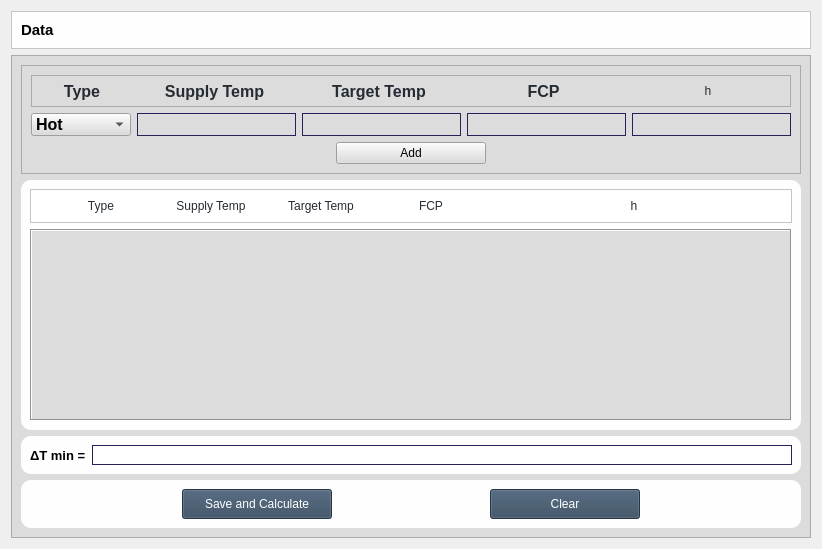
            <widget class="QWidget" name="controlOption">
             <property name="styleSheet">
              <string notr="true">
QLineEdit{border:1px solid  rgb(43, 31, 91);}

</string>
             </property>
             <layout class="QGridLayout" name="gridLayout_4">
              <item row="1" column="0">
               <widget class="QFrame" name="frame_13">
                <property name="sizePolicy">
                 <sizepolicy hsizetype="Preferred" vsizetype="Expanding">
                  <horstretch>0</horstretch>
                  <verstretch>0</verstretch>
                 </sizepolicy>
                </property>
                <property name="styleSheet">
                 <string notr="true">background-color: rgb(220, 220, 220);</string>
                </property>
                <property name="frameShape">
                 <enum>QFrame::StyledPanel</enum>
                </property>
                <property name="frameShadow">
                 <enum>QFrame::Raised</enum>
                </property>
                <layout class="QVBoxLayout" name="verticalLayout_4">
                 <property name="topMargin">
                  <number>9</number>
                 </property>
                 <item>
                  <widget class="QFrame" name="frame_10">
                   <property name="sizePolicy">
                    <sizepolicy hsizetype="Preferred" vsizetype="Preferred">
                     <horstretch>0</horstretch>
                     <verstretch>0</verstretch>
                    </sizepolicy>
                   </property>
                   <property name="styleSheet">
                    <string notr="true">
QPushButton{
	

	background-color: #34495E;
	color: #fff;
}
QPushButton:hover{
	background-color: rgb(1, 13, 44  );
}
QPushButton:pressed {	
	background-color:rgb(14, 76, 147)
}

border-color: rgb(20, 0, 127);
background-color: rgb(255, 255, 255);
</string>
                   </property>
                   <property name="frameShape">
                    <enum>QFrame::StyledPanel</enum>
                   </property>
                   <property name="frameShadow">
                    <enum>QFrame::Raised</enum>
                   </property>
                   <layout class="QVBoxLayout" name="verticalLayout_3">
                    <item>
                     <widget class="QFrame" name="frame_5">
                      <property name="styleSheet">
                       <string notr="true">font: 700 12pt &quot;Arial&quot;;
color: #252C33;</string>
                      </property>
                      <property name="frameShape">
                       <enum>QFrame::StyledPanel</enum>
                      </property>
                      <property name="frameShadow">
                       <enum>QFrame::Raised</enum>
                      </property>
                      <layout class="QHBoxLayout" name="horizontalLayout_17">
                       <property name="spacing">
                        <number>0</number>
                       </property>
                       <property name="leftMargin">
                        <number>0</number>
                       </property>
                       <property name="topMargin">
                        <number>0</number>
                       </property>
                       <property name="rightMargin">
                        <number>0</number>
                       </property>
                       <property name="bottomMargin">
                        <number>0</number>
                       </property>
                       <item>
                        <widget class="QLabel" name="label_10">
                         <property name="minimumSize">
                          <size>
                           <width>100</width>
                           <height>30</height>
                          </size>
                         </property>
                         <property name="maximumSize">
                          <size>
                           <width>100</width>
                           <height>30</height>
                          </size>
                         </property>
                         <property name="font">
                          <font>
                           <family>Arial</family>
                           <pointsize>12</pointsize>
                           <italic>false</italic>
                           <bold>true</bold>
                          </font>
                         </property>
                         <property name="styleSheet">
                          <string notr="true"/>
                         </property>
                         <property name="text">
                          <string>Type</string>
                         </property>
                         <property name="alignment">
                          <set>Qt::AlignCenter</set>
                         </property>
                        </widget>
                       </item>
                       <item>
                        <widget class="QLabel" name="label_31">
                         <property name="minimumSize">
                          <size>
                           <width>145</width>
                           <height>30</height>
                          </size>
                         </property>
                         <property name="maximumSize">
                          <size>
                           <width>16777215</width>
                           <height>30</height>
                          </size>
                         </property>
                         <property name="font">
                          <font>
                           <family>Arial</family>
                           <pointsize>12</pointsize>
                           <italic>false</italic>
                           <bold>true</bold>
                          </font>
                         </property>
                         <property name="styleSheet">
                          <string notr="true"/>
                         </property>
                         <property name="text">
                          <string>Supply Temp</string>
                         </property>
                         <property name="alignment">
                          <set>Qt::AlignCenter</set>
                         </property>
                        </widget>
                       </item>
                       <item>
                        <widget class="QLabel" name="label_32">
                         <property name="minimumSize">
                          <size>
                           <width>145</width>
                           <height>30</height>
                          </size>
                         </property>
                         <property name="maximumSize">
                          <size>
                           <width>16777215</width>
                           <height>30</height>
                          </size>
                         </property>
                         <property name="font">
                          <font>
                           <family>Arial</family>
                           <pointsize>12</pointsize>
                           <italic>false</italic>
                           <bold>true</bold>
                          </font>
                         </property>
                         <property name="styleSheet">
                          <string notr="true"/>
                         </property>
                         <property name="text">
                          <string>Target Temp</string>
                         </property>
                         <property name="alignment">
                          <set>Qt::AlignCenter</set>
                         </property>
                        </widget>
                       </item>
                       <item>
                        <widget class="QLabel" name="label_34">
                         <property name="minimumSize">
                          <size>
                           <width>145</width>
                           <height>30</height>
                          </size>
                         </property>
                         <property name="maximumSize">
                          <size>
                           <width>16777215</width>
                           <height>30</height>
                          </size>
                         </property>
                         <property name="font">
                          <font>
                           <family>Arial</family>
                           <pointsize>12</pointsize>
                           <italic>false</italic>
                           <bold>true</bold>
                          </font>
                         </property>
                         <property name="styleSheet">
                          <string notr="true"/>
                         </property>
                         <property name="text">
                          <string>FCP</string>
                         </property>
                         <property name="alignment">
                          <set>Qt::AlignCenter</set>
                         </property>
                        </widget>
                       </item>
                       <item>
                        <widget class="QLabel" name="label_3">
                         <property name="minimumSize">
                          <size>
                           <width>145</width>
                           <height>30</height>
                          </size>
                         </property>
                         <property name="maximumSize">
                          <size>
                           <width>16777215</width>
                           <height>30</height>
                          </size>
                         </property>
                         <property name="text">
                          <string>h</string>
                         </property>
                         <property name="alignment">
                          <set>Qt::AlignCenter</set>
                         </property>
                        </widget>
                       </item>
                      </layout>
                     </widget>
                    </item>
                    <item>
                     <layout class="QHBoxLayout" name="horizontalLayout_14">
                      <item>
                       <widget class="QComboBox" name="comboBox">
                        <property name="minimumSize">
                         <size>
                          <width>100</width>
                          <height>20</height>
                         </size>
                        </property>
                        <property name="maximumSize">
                         <size>
                          <width>100</width>
                          <height>16777215</height>
                         </size>
                        </property>
                        <property name="font">
                         <font>
                          <pointsize>12</pointsize>
                          <bold>true</bold>
                         </font>
                        </property>
                        <item>
                         <property name="text">
                          <string>Hot</string>
                         </property>
                        </item>
                        <item>
                         <property name="text">
                          <string>Cold</string>
                         </property>
                        </item>
                       </widget>
                      </item>
                      <item>
                       <widget class="QLineEdit" name="supplyTempLE">
                        <property name="minimumSize">
                         <size>
                          <width>145</width>
                          <height>20</height>
                         </size>
                        </property>
                        <property name="font">
                         <font>
                          <pointsize>12</pointsize>
                          <bold>true</bold>
                         </font>
                        </property>
                        <property name="layoutDirection">
                         <enum>Qt::LeftToRight</enum>
                        </property>
                        <property name="inputMethodHints">
                         <set>Qt::ImhDigitsOnly|Qt::ImhFormattedNumbersOnly</set>
                        </property>
                        <property name="maxLength">
                         <number>10</number>
                        </property>
                        <property name="alignment">
                         <set>Qt::AlignCenter</set>
                        </property>
                       </widget>
                      </item>
                      <item>
                       <widget class="QLineEdit" name="targetTempLE">
                        <property name="minimumSize">
                         <size>
                          <width>145</width>
                          <height>20</height>
                         </size>
                        </property>
                        <property name="font">
                         <font>
                          <pointsize>12</pointsize>
                          <bold>true</bold>
                         </font>
                        </property>
                        <property name="inputMethodHints">
                         <set>Qt::ImhDigitsOnly|Qt::ImhFormattedNumbersOnly</set>
                        </property>
                        <property name="maxLength">
                         <number>10</number>
                        </property>
                        <property name="alignment">
                         <set>Qt::AlignCenter</set>
                        </property>
                       </widget>
                      </item>
                      <item>
                       <widget class="QLineEdit" name="cpLE">
                        <property name="minimumSize">
                         <size>
                          <width>145</width>
                          <height>20</height>
                         </size>
                        </property>
                        <property name="font">
                         <font>
                          <pointsize>12</pointsize>
                          <bold>true</bold>
                         </font>
                        </property>
                        <property name="inputMethodHints">
                         <set>Qt::ImhDigitsOnly|Qt::ImhFormattedNumbersOnly</set>
                        </property>
                        <property name="maxLength">
                         <number>10</number>
                        </property>
                        <property name="alignment">
                         <set>Qt::AlignCenter</set>
                        </property>
                       </widget>
                      </item>
                      <item>
                       <widget class="QLineEdit" name="hLE">
                        <property name="minimumSize">
                         <size>
                          <width>145</width>
                          <height>20</height>
                         </size>
                        </property>
                        <property name="font">
                         <font>
                          <pointsize>12</pointsize>
                          <bold>true</bold>
                         </font>
                        </property>
                        <property name="alignment">
                         <set>Qt::AlignCenter</set>
                        </property>
                       </widget>
                      </item>
                     </layout>
                    </item>
                    <item>
                     <layout class="QHBoxLayout" name="horizontalLayout_15">
                      <property name="leftMargin">
                       <number>0</number>
                      </property>
                      <property name="topMargin">
                       <number>0</number>
                      </property>
                      <item>
                       <widget class="QPushButton" name="addBtn">
                        <property name="minimumSize">
                         <size>
                          <width>150</width>
                          <height>0</height>
                         </size>
                        </property>
                        <property name="maximumSize">
                         <size>
                          <width>150</width>
                          <height>16777215</height>
                         </size>
                        </property>
                        <property name="text">
                         <string>Add</string>
                        </property>
                       </widget>
                      </item>
                     </layout>
                    </item>
                   </layout>
                  </widget>
                 </item>
                 <item>
                  <widget class="QFrame" name="frame_6">
                   <property name="styleSheet">
                    <string notr="true">#frame_6{
 background-color: #fefeff;
 border-radius: 10px;
} </string>
                   </property>
                   <property name="frameShape">
                    <enum>QFrame::StyledPanel</enum>
                   </property>
                   <property name="frameShadow">
                    <enum>QFrame::Raised</enum>
                   </property>
                   <layout class="QVBoxLayout" name="verticalLayout_8">
                    <item>
                     <widget class="QFrame" name="frame_4">
                      <property name="styleSheet">
                       <string notr="true">font: 700 11pt &quot;Arial&quot;;
background-color: rgb(255, 255, 255);
color: #252C33;

</string>
                      </property>
                      <property name="frameShape">
                       <enum>QFrame::StyledPanel</enum>
                      </property>
                      <property name="frameShadow">
                       <enum>QFrame::Raised</enum>
                      </property>
                      <layout class="QHBoxLayout" name="horizontalLayout_16">
                       <property name="spacing">
                        <number>0</number>
                       </property>
                       <property name="leftMargin">
                        <number>15</number>
                       </property>
                       <item>
                        <widget class="QLabel" name="label_5">
                         <property name="minimumSize">
                          <size>
                           <width>110</width>
                           <height>0</height>
                          </size>
                         </property>
                         <property name="maximumSize">
                          <size>
                           <width>110</width>
                           <height>16777215</height>
                          </size>
                         </property>
                         <property name="text">
                          <string>Type</string>
                         </property>
                         <property name="alignment">
                          <set>Qt::AlignCenter</set>
                         </property>
                        </widget>
                       </item>
                       <item>
                        <widget class="QLabel" name="label_6">
                         <property name="minimumSize">
                          <size>
                           <width>110</width>
                           <height>0</height>
                          </size>
                         </property>
                         <property name="maximumSize">
                          <size>
                           <width>110</width>
                           <height>16777215</height>
                          </size>
                         </property>
                         <property name="text">
                          <string>Supply Temp</string>
                         </property>
                         <property name="alignment">
                          <set>Qt::AlignCenter</set>
                         </property>
                        </widget>
                       </item>
                       <item>
                        <widget class="QLabel" name="label_7">
                         <property name="minimumSize">
                          <size>
                           <width>110</width>
                           <height>0</height>
                          </size>
                         </property>
                         <property name="maximumSize">
                          <size>
                           <width>110</width>
                           <height>16777215</height>
                          </size>
                         </property>
                         <property name="text">
                          <string>Target Temp</string>
                         </property>
                         <property name="alignment">
                          <set>Qt::AlignCenter</set>
                         </property>
                        </widget>
                       </item>
                       <item>
                        <widget class="QLabel" name="label_13">
                         <property name="minimumSize">
                          <size>
                           <width>110</width>
                           <height>0</height>
                          </size>
                         </property>
                         <property name="maximumSize">
                          <size>
                           <width>110</width>
                           <height>16777215</height>
                          </size>
                         </property>
                         <property name="text">
                          <string>FCP</string>
                         </property>
                         <property name="alignment">
                          <set>Qt::AlignCenter</set>
                         </property>
                        </widget>
                       </item>
                       <item>
                        <widget class="QLabel" name="label_8">
                         <property name="minimumSize">
                          <size>
                           <width>110</width>
                           <height>0</height>
                          </size>
                         </property>
                         <property name="text">
                          <string>h</string>
                         </property>
                         <property name="alignment">
                          <set>Qt::AlignCenter</set>
                         </property>
                        </widget>
                       </item>
                      </layout>
                     </widget>
                    </item>
                    <item>
                     <widget class="QTableWidget" name="inputList">
                      <property name="font">
                       <font>
                        <pointsize>12</pointsize>
                        <bold>true</bold>
                       </font>
                      </property>
                      <property name="frameShape">
                       <enum>QFrame::Box</enum>
                      </property>
                      <property name="frameShadow">
                       <enum>QFrame::Sunken</enum>
                      </property>
                      <property name="horizontalScrollBarPolicy">
                       <enum>Qt::ScrollBarAlwaysOff</enum>
                      </property>
                      <property name="editTriggers">
                       <set>QAbstractItemView::NoEditTriggers</set>
                      </property>
                      <property name="tabKeyNavigation">
                       <bool>false</bool>
                      </property>
                      <property name="showDropIndicator" stdset="0">
                       <bool>false</bool>
                      </property>
                      <property name="dragDropOverwriteMode">
                       <bool>false</bool>
                      </property>
                      <property name="selectionMode">
                       <enum>QAbstractItemView::NoSelection</enum>
                      </property>
                      <property name="iconSize">
                       <size>
                        <width>0</width>
                        <height>0</height>
                       </size>
                      </property>
                      <property name="textElideMode">
                       <enum>Qt::ElideMiddle</enum>
                      </property>
                      <property name="gridStyle">
                       <enum>Qt::SolidLine</enum>
                      </property>
                      <property name="rowCount">
                       <number>0</number>
                      </property>
                      <property name="columnCount">
                       <number>5</number>
                      </property>
                      <attribute name="horizontalHeaderVisible">
                       <bool>false</bool>
                      </attribute>
                      <attribute name="horizontalHeaderCascadingSectionResizes">
                       <bool>false</bool>
                      </attribute>
                      <attribute name="horizontalHeaderMinimumSectionSize">
                       <number>110</number>
                      </attribute>
                      <attribute name="horizontalHeaderDefaultSectionSize">
                       <number>110</number>
                      </attribute>
                      <attribute name="horizontalHeaderHighlightSections">
                       <bool>true</bool>
                      </attribute>
                      <attribute name="horizontalHeaderShowSortIndicator" stdset="0">
                       <bool>false</bool>
                      </attribute>
                      <attribute name="horizontalHeaderStretchLastSection">
                       <bool>true</bool>
                      </attribute>
                      <attribute name="verticalHeaderCascadingSectionResizes">
                       <bool>false</bool>
                      </attribute>
                      <attribute name="verticalHeaderMinimumSectionSize">
                       <number>30</number>
                      </attribute>
                      <attribute name="verticalHeaderDefaultSectionSize">
                       <number>30</number>
                      </attribute>
                      <attribute name="verticalHeaderStretchLastSection">
                       <bool>false</bool>
                      </attribute>
                      <column>
                       <property name="text">
                        <string/>
                       </property>
                      </column>
                      <column>
                       <property name="text">
                        <string/>
                       </property>
                      </column>
                      <column/>
                      <column/>
                      <column/>
                     </widget>
                    </item>
                   </layout>
                  </widget>
                 </item>
                 <item>
                  <widget class="QFrame" name="frame_3">
                   <property name="maximumSize">
                    <size>
                     <width>16777215</width>
                     <height>50</height>
                    </size>
                   </property>
                   <property name="styleSheet">
                    <string notr="true">#frame_3{ background-color: #fefeff;
	border-radius: 10px;
} </string>
                   </property>
                   <property name="frameShape">
                    <enum>QFrame::StyledPanel</enum>
                   </property>
                   <property name="frameShadow">
                    <enum>QFrame::Raised</enum>
                   </property>
                   <layout class="QGridLayout" name="gridLayout_5">
                    <item row="0" column="0">
                     <widget class="QLabel" name="label_4">
                      <property name="sizeIncrement">
                       <size>
                        <width>0</width>
                        <height>0</height>
                       </size>
                      </property>
                      <property name="font">
                       <font>
                        <pointsize>10</pointsize>
                        <bold>true</bold>
                       </font>
                      </property>
                      <property name="styleSheet">
                       <string notr="true">background-color: rgb(255, 255, 255);</string>
                      </property>
                      <property name="text">
                       <string>ΔT min =</string>
                      </property>
                     </widget>
                    </item>
                    <item row="0" column="1">
                     <widget class="QLineEdit" name="lineEdit_deltaT">
                      <property name="minimumSize">
                       <size>
                        <width>0</width>
                        <height>20</height>
                       </size>
                      </property>
                      <property name="maximumSize">
                       <size>
                        <width>16777215</width>
                        <height>16777215</height>
                       </size>
                      </property>
                      <property name="font">
                       <font>
                        <pointsize>10</pointsize>
                        <bold>true</bold>
                       </font>
                      </property>
                      <property name="styleSheet">
                       <string notr="true">background-color: rgb(255, 255, 255);</string>
                      </property>
                      <property name="inputMethodHints">
                       <set>Qt::ImhDigitsOnly|Qt::ImhFormattedNumbersOnly</set>
                      </property>
                     </widget>
                    </item>
                   </layout>
                  </widget>
                 </item>
                 <item alignment="Qt::AlignTop">
                  <widget class="QFrame" name="frame_12">
                   <property name="styleSheet">
                    <string notr="true">#frame_12{ background-color: #fefeff;

	border-radius: 10px;
}

QPushButton{
	

	background-color: #34495E;
	color: #fff;
}
QPushButton:hover{
	background-color: rgb(1, 13, 44  );
}
QPushButton:pressed {	
	background-color:rgb(14, 76, 147)
}</string>
                   </property>
                   <property name="frameShape">
                    <enum>QFrame::StyledPanel</enum>
                   </property>
                   <property name="frameShadow">
                    <enum>QFrame::Raised</enum>
                   </property>
                   <layout class="QHBoxLayout" name="horizontalLayout_7">
                    <item>
                     <widget class="QPushButton" name="calculateBtn">
                      <property name="minimumSize">
                       <size>
                        <width>0</width>
                        <height>30</height>
                       </size>
                      </property>
                      <property name="maximumSize">
                       <size>
                        <width>150</width>
                        <height>16777215</height>
                       </size>
                      </property>
                      <property name="text">
                       <string>Save and Calculate</string>
                      </property>
                      <property name="icon">
                       <iconset>
                        <normaloff>:/icons/icons/cil-check-alt.png</normaloff>:/icons/icons/cil-check-alt.png</iconset>
                      </property>
                     </widget>
                    </item>
                    <item>
                     <widget class="QPushButton" name="clearBtn">
                      <property name="minimumSize">
                       <size>
                        <width>0</width>
                        <height>30</height>
                       </size>
                      </property>
                      <property name="maximumSize">
                       <size>
                        <width>150</width>
                        <height>16777215</height>
                       </size>
                      </property>
                      <property name="text">
                       <string>Clear</string>
                      </property>
                      <property name="icon">
                       <iconset>
                        <normaloff>:/icons/icons/cil-check-alt.png</normaloff>:/icons/icons/cil-check-alt.png</iconset>
                      </property>
                     </widget>
                    </item>
                   </layout>
                  </widget>
                 </item>
                </layout>
               </widget>
              </item>
              <item row="0" column="0" alignment="Qt::AlignTop">
               <widget class="QFrame" name="frame_11">
                <property name="font">
                 <font>
                  <bold>false</bold>
                 </font>
                </property>
                <property name="styleSheet">
                 <string notr="true">#frame_11{ background-color: #fefeff;}</string>
                </property>
                <property name="frameShape">
                 <enum>QFrame::StyledPanel</enum>
                </property>
                <property name="frameShadow">
                 <enum>QFrame::Raised</enum>
                </property>
                <layout class="QHBoxLayout" name="horizontalLayout_6">
                 <item>
                  <widget class="QLabel" name="label_33">
                   <property name="font">
                    <font>
                     <pointsize>11</pointsize>
                     <bold>true</bold>
                    </font>
                   </property>
                   <property name="text">
                    <string>Data</string>
                   </property>
                  </widget>
                 </item>
                </layout>
               </widget>
              </item>
             </layout>
            </widget>
